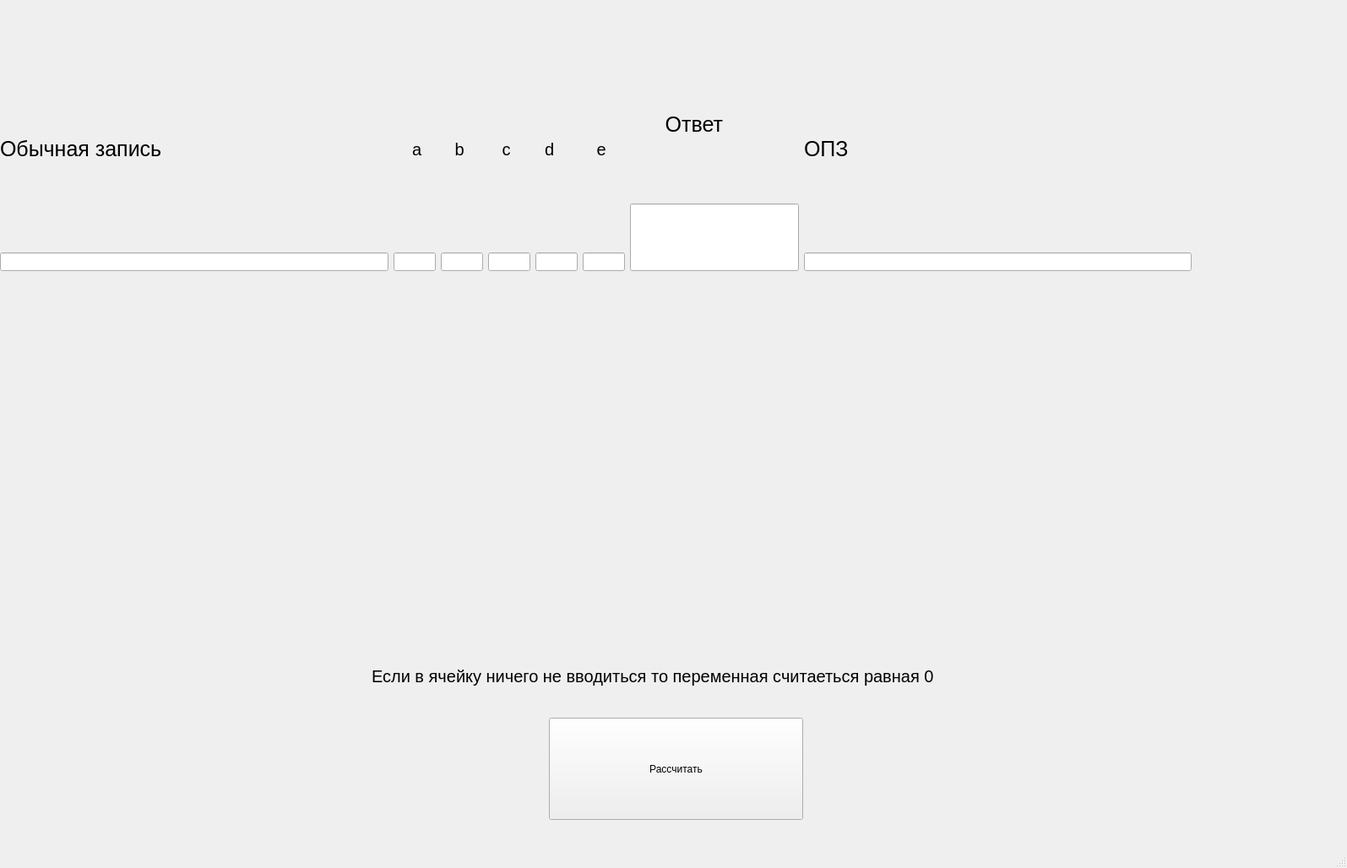
<?xml version="1.0" encoding="UTF-8"?>
<ui version="4.0">
 <class>MainWindow</class>
 <widget class="QMainWindow" name="MainWindow">
  <property name="geometry">
   <rect>
    <x>0</x>
    <y>0</y>
    <width>1595</width>
    <height>1028</height>
   </rect>
  </property>
  <property name="windowTitle">
   <string>MainWindow</string>
  </property>
  <widget class="QWidget" name="centralwidget">
   <widget class="QPushButton" name="pushButton">
    <property name="geometry">
     <rect>
      <x>650</x>
      <y>850</y>
      <width>301</width>
      <height>121</height>
     </rect>
    </property>
    <property name="text">
     <string>Рассчитать</string>
    </property>
   </widget>
   <widget class="QWidget" name="layoutWidget">
    <property name="geometry">
     <rect>
      <x>0</x>
      <y>60</y>
      <width>1411</width>
      <height>261</height>
     </rect>
    </property>
    <layout class="QHBoxLayout" name="horizontalLayout">
     <item>
      <layout class="QVBoxLayout" name="verticalLayout">
       <item>
        <widget class="QLabel" name="label">
         <property name="styleSheet">
          <string notr="true">font-size: 25px;
color: rgb(0, 0, 0);</string>
         </property>
         <property name="text">
          <string>Обычная запись</string>
         </property>
        </widget>
       </item>
       <item>
        <widget class="QLineEdit" name="def"/>
       </item>
      </layout>
     </item>
     <item>
      <layout class="QVBoxLayout" name="verticalLayout_8">
       <item>
        <widget class="QLabel" name="label_8">
         <property name="maximumSize">
          <size>
           <width>50</width>
           <height>16777215</height>
          </size>
         </property>
         <property name="styleSheet">
          <string notr="true">font-size: 20px;
color: rgb(0, 0, 0);</string>
         </property>
         <property name="text">
          <string>    a</string>
         </property>
        </widget>
       </item>
       <item>
        <widget class="QLineEdit" name="numA">
         <property name="maximumSize">
          <size>
           <width>50</width>
           <height>16777215</height>
          </size>
         </property>
         <property name="inputMask">
          <string/>
         </property>
         <property name="text">
          <string/>
         </property>
        </widget>
       </item>
      </layout>
     </item>
     <item>
      <layout class="QVBoxLayout" name="verticalLayout_12">
       <item>
        <widget class="QLabel" name="label_12">
         <property name="maximumSize">
          <size>
           <width>50</width>
           <height>16777215</height>
          </size>
         </property>
         <property name="styleSheet">
          <string notr="true">font-size: 20px;
color: rgb(0, 0, 0);</string>
         </property>
         <property name="text">
          <string>   b</string>
         </property>
        </widget>
       </item>
       <item>
        <widget class="QLineEdit" name="numB">
         <property name="maximumSize">
          <size>
           <width>50</width>
           <height>16777215</height>
          </size>
         </property>
         <property name="inputMask">
          <string/>
         </property>
         <property name="text">
          <string/>
         </property>
        </widget>
       </item>
      </layout>
     </item>
     <item>
      <layout class="QVBoxLayout" name="verticalLayout_11">
       <item>
        <widget class="QLabel" name="label_11">
         <property name="maximumSize">
          <size>
           <width>50</width>
           <height>16777215</height>
          </size>
         </property>
         <property name="styleSheet">
          <string notr="true">font-size: 20px;
color: rgb(0, 0, 0);</string>
         </property>
         <property name="text">
          <string>   c</string>
         </property>
        </widget>
       </item>
       <item>
        <widget class="QLineEdit" name="numC">
         <property name="maximumSize">
          <size>
           <width>50</width>
           <height>16777215</height>
          </size>
         </property>
         <property name="inputMask">
          <string/>
         </property>
         <property name="text">
          <string/>
         </property>
        </widget>
       </item>
      </layout>
     </item>
     <item>
      <layout class="QVBoxLayout" name="verticalLayout_10">
       <item>
        <widget class="QLabel" name="label_10">
         <property name="maximumSize">
          <size>
           <width>50</width>
           <height>16777215</height>
          </size>
         </property>
         <property name="styleSheet">
          <string notr="true">font-size: 20px;
color: rgb(0, 0, 0);</string>
         </property>
         <property name="text">
          <string>  d</string>
         </property>
        </widget>
       </item>
       <item>
        <widget class="QLineEdit" name="numD">
         <property name="maximumSize">
          <size>
           <width>50</width>
           <height>16777215</height>
          </size>
         </property>
         <property name="inputMask">
          <string/>
         </property>
         <property name="text">
          <string/>
         </property>
        </widget>
       </item>
      </layout>
     </item>
     <item>
      <layout class="QVBoxLayout" name="verticalLayout_9">
       <item>
        <widget class="QLabel" name="label_9">
         <property name="maximumSize">
          <size>
           <width>50</width>
           <height>16777215</height>
          </size>
         </property>
         <property name="styleSheet">
          <string notr="true">font-size: 20px;
color: rgb(0, 0, 0);</string>
         </property>
         <property name="text">
          <string>   e</string>
         </property>
        </widget>
       </item>
       <item>
        <widget class="QLineEdit" name="numE">
         <property name="maximumSize">
          <size>
           <width>50</width>
           <height>16777215</height>
          </size>
         </property>
         <property name="inputMask">
          <string/>
         </property>
         <property name="text">
          <string/>
         </property>
        </widget>
       </item>
      </layout>
     </item>
     <item>
      <layout class="QVBoxLayout" name="verticalLayout_13">
       <item>
        <widget class="QLabel" name="label_13">
         <property name="minimumSize">
          <size>
           <width>50</width>
           <height>0</height>
          </size>
         </property>
         <property name="maximumSize">
          <size>
           <width>200</width>
           <height>16777215</height>
          </size>
         </property>
         <property name="styleSheet">
          <string notr="true">font-size: 25px;
color: rgb(0, 0, 0);</string>
         </property>
         <property name="text">
          <string>      Ответ</string>
         </property>
        </widget>
       </item>
       <item>
        <widget class="QLineEdit" name="answer">
         <property name="maximumSize">
          <size>
           <width>200</width>
           <height>80</height>
          </size>
         </property>
         <property name="readOnly">
          <bool>true</bool>
         </property>
        </widget>
       </item>
      </layout>
     </item>
     <item>
      <layout class="QVBoxLayout" name="verticalLayout_2">
       <item>
        <widget class="QLabel" name="label_2">
         <property name="styleSheet">
          <string notr="true">font-size: 25px;
color: rgb(0, 0, 0);</string>
         </property>
         <property name="text">
          <string>ОПЗ</string>
         </property>
        </widget>
       </item>
       <item>
        <widget class="QLineEdit" name="opz">
         <property name="minimumSize">
          <size>
           <width>100</width>
           <height>0</height>
          </size>
         </property>
         <property name="readOnly">
          <bool>true</bool>
         </property>
        </widget>
       </item>
      </layout>
     </item>
    </layout>
   </widget>
   <widget class="QLabel" name="label_3">
    <property name="geometry">
     <rect>
      <x>440</x>
      <y>770</y>
      <width>821</width>
      <height>61</height>
     </rect>
    </property>
    <property name="styleSheet">
     <string notr="true">font-size: 20px;
color: rgb(0, 0, 0);</string>
    </property>
    <property name="text">
     <string>Если в ячейку ничего не вводиться то переменная считаеться равная 0</string>
    </property>
   </widget>
  </widget>
  <widget class="QMenuBar" name="menubar">
   <property name="geometry">
    <rect>
     <x>0</x>
     <y>0</y>
     <width>1595</width>
     <height>17</height>
    </rect>
   </property>
  </widget>
  <widget class="QStatusBar" name="statusbar"/>
 </widget>
 <resources/>
 <connections/>
</ui>
